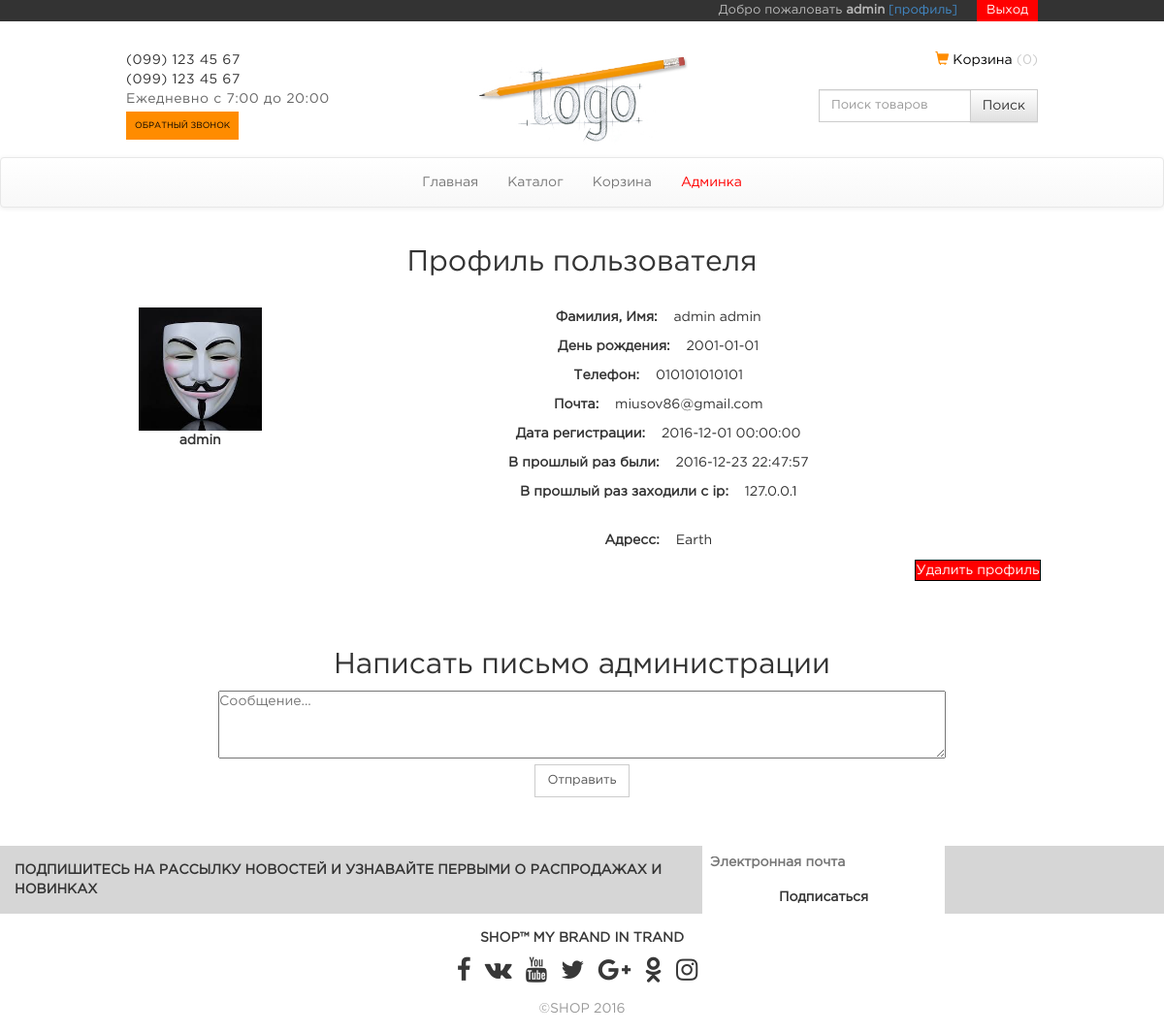
Page /index.php?page=userinfo&user=admin (signed in) on the committed database.
### tables this page shows
CREATE TABLE IF NOT EXISTS `customers` (
  `id` int(11) NOT NULL,
  `login` varchar(32) NOT NULL,
  `pass` varchar(128) NOT NULL,
  `email` varchar(64) NOT NULL,
  `surname` varchar(32) NOT NULL,
  `name` varchar(32) NOT NULL,
  `birthday` text NOT NULL,
  `adress` varchar(512) NOT NULL,
  `phone` varchar(20) NOT NULL,
  `roleid` int(11) DEFAULT NULL,
  `discount` int(11) DEFAULT NULL,
  `total` int(11) DEFAULT NULL,
  `imagepath` varchar(255) DEFAULT NULL,
  `regdate` datetime NOT NULL,
  `lastactivity` datetime NOT NULL,
  `lastip` varchar(32) NOT NULL
);

### pages/userinfo.php (the view, shortened to what this page needs)
<?php
$user = trim($_GET['user']);
$pdo=Tools::connect();
$ps=$pdo->prepare('SELECT * FROM customers WHERE login="'.$user.'"');
$ps->execute();
$row=$ps->fetch();
?>
<h2 class="text-center">Профиль пользователя</h2>
<br>
<?php
if ($row['name']=='') {
	?>
	<div class="col-md-10 col-md-offset-1">
		<div class="col-md-2">
			<img src="<?php echo $row['imagepath']?>" alt="" width="127" height="127">
			<p style="text-align: center; font-weight: bold"><?php echo $row['login']?></p>
		</div>
		<form action="<?php $_SERVER['PHP_SELF']?>" method="post">
			<div class="col-md-3 text-right">
				<label for="surname">Фамилия</label> <label for="name">Имя*</label><br><br>
				<label for="birthday">День рождения*</label><br><br>
				<label for="phone">Телефон*</label><br><br>
				<label for="adress">Адресс*</label><br><br>
			</div>
			<div class="col-md-7">
				<input type="text" id="surname" name="surname"> <input type="text" id="name" name="name"><br><br>
				<input type="date" id="birthday" name="birthday"><br><br>
				<input type="text" id="phone" name="phone"><br><br>
				<input type="text" id="adress" name="adress"><br><br>
				<p>* - обязательные для заполнения поля</p>
				<input type="submit" id="addinfo" name="addinfo" value="Добавить">
			</div>
		</form>
	</div>
	<?php
}
else{
	?>
	<div class="col-md-10 col-md-offset-1">
		<div class="col-md-2 text-center">
			<img src="<?php echo $row['imagepath']?>" alt="" width="127" height="127">
			<p style="text-align: center; font-weight: bold"><?php echo $row['login']?></p>
		</div>
		<div class="col-md-10 text-center">
			<p><span style="font-weight: bold">Фамилия, Имя:</span> &nbsp&nbsp&nbsp<?php echo $row['surname']?> <?php echo $row['name']?> <?php echo $row['parentname']?></p>
			<p><span style="font-weight: bold">День рождения:</span> &nbsp&nbsp&nbsp<?php echo $row['birthday']?></p>
			<p><span style="font-weight: bold">Телефон:</span> &nbsp&nbsp&nbsp<?php echo $row['phone']?></p>
			<p><span style="font-weight: bold">Почта:</span> &nbsp&nbsp&nbsp<?php echo $row['email']?></p>
			<p><span style="font-weight: bold">Дата регистрации:</span> &nbsp&nbsp&nbsp<?php echo $row['regdate']?></p>
			<p><span style="font-weight: bold">В прошлый раз были:</span> &nbsp&nbsp&nbsp<?php echo $row['lastactivity']?></p>
			<p><span style="font-weight: bold">В прошлый раз заходили с ip:</span> &nbsp&nbsp&nbsp<?php echo $row['lastip']?></p>
			<br>
			<p><span style="font-weight: bold">Адресс:</span> &nbsp&nbsp&nbsp<?php echo $row['adress']?></p>
		</div>
		<form action="index.php?page=delprofile" method="post">
			<input type="submit" name="delprofile" value="Удалить профиль" id="delProfile">
		</form>
	</div>
	<?php
}
?>
<div class="col-md-8 col-md-offset-2 text-center email-form">
	<h2>Написать письмо администрации</h2>
	<form action="<?php $_SERVER['PHP_SELF']?>" method="post">
		<textarea name="textemail" placeholder="Сообщение..."></textarea><br>
		<input type="submit" value="Отправить" name="sendmail">
	</form>
</div>

### css/style.css (style rules this page uses)
* { margin: 0; padding: 0; }
html, body { height: 100%; }
body, html { font-family: "GothamProRegular", Helvetica, Arial, sans-serif; margin: 0; padding: 0; box-sizing: border-box; }
input { outline: none; }
.email-form { margin-top: 50px; }
.email-form textarea { width: 100%; height: 70px; }
.email-form input[type="submit"] { height: 34px; padding: 6px 12px; font-size: 13px; line-height: 1.42857143; color: #555; background-color: #fff; background-image: none; border: 1px solid #ccc; }
.email-form h2 { cursor: pointer; }
#delProfile { background-color: red; border: 1px #000 solid; color: #fff; float: right; }

### rows in the picture
customers: imagepath (picture), login "admin", surname "admin", name "admin", birthday "2001-01-01", phone "010101010101", email "miusov86@gmail.com", regdate "2016-12-01 00:00:00", lastactivity "2016-12-23 22:47:57", lastip "127.0.0.1", adress "Earth"

### other values in the picture
$_SESSION['reguser'] "admin"
count($array) "0"
